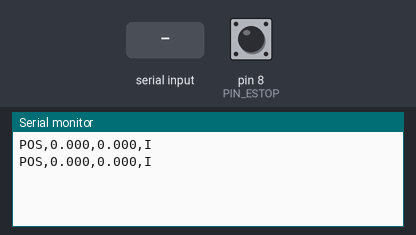
This sketch was run on a simulated Arduino Uno, built with avr-gcc and run on an emulated ATmega328P. On the bench: the last lines printed to the serial monitor. Inputs (shaded band) come from the test bench; at power-on: pin 8 (PIN_ESTOP) HIGH.

Above: at 1.2 s.
1.3 s: pin 8 (PIN_ESTOP) pulled LOW for 0.15 s
At 1.43 s:
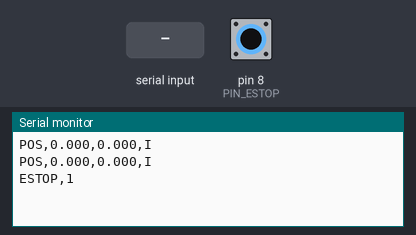
2.9 s: "X,1\n" received over Serial
At 3.8 s:
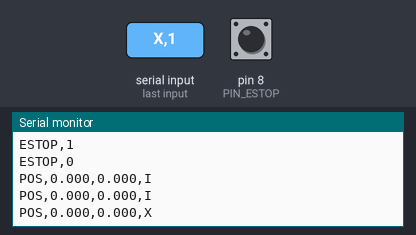
5.5 s: "P\n" received over Serial
At 5.9 s:
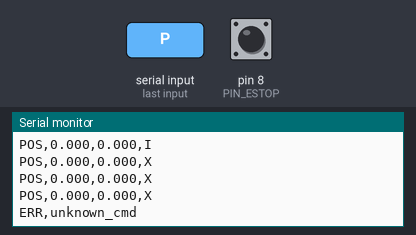

The sketch:

AutoPongGantry.ino
```cpp
// AutoPongGantry.ino
// Minimal 2-axis STEP/DIR controller that accepts simple serial commands.
// Requires AccelStepper library.

#include <AccelStepper.h>

/////////////////////// HARDWARE MAP ///////////////////////
// Motor 1 (X): DM556  PUL- -> D5 , DIR- -> D4  (PUL+/DIR+ tied to +5V)
#define PIN_X_STEP 5
#define PIN_X_DIR  4

// Motor 2 (Y): DM556  PUL- -> D6 , DIR- -> D7  (PUL+/DIR+ tied to +5V)
#define PIN_Y_STEP 6
#define PIN_Y_DIR  7

// E-Stop (NC recommended): switch to GND, uses INPUT_PULLUP
#define PIN_ESTOP  8

// Logic polarity (typical for PUL+/DIR+ tied to +5V)
const bool STEP_ACTIVE_LOW = true;   // DM556 opto turns on when PUL- is LOW
const bool X_DIR_INVERT    = false;  // flip if X runs the wrong way
const bool Y_DIR_INVERT    = false;  // flip if Y runs the wrong way
///////////////////////////////////////////////////////////

/////////////////////// KINEMATICS /////////////////////////
// steps per mm (microsteps * steps_per_rev / mm_per_rev)
const float STEPS_PER_MM_X = 80.0f;
const float STEPS_PER_MM_Y = 80.0f;

/////////////////////// LIMITS /////////////////////////////
float MAX_V_NORMAL = 300.0f;   // mm/s
float MAX_A_NORMAL = 1500.0f;  // mm/s^2
float MAX_V_FAST   = 600.0f;   // SMART (U) only
float MAX_A_FAST   = 4000.0f;

const unsigned long STATUS_PERIOD_MS = 1000;
///////////////////////////////////////////////////////////

AccelStepper stepX(AccelStepper::DRIVER, PIN_X_STEP, PIN_X_DIR);
AccelStepper stepY(AccelStepper::DRIVER, PIN_Y_STEP, PIN_Y_DIR);

enum Mode { MODE_IDLE, MODE_TARGET, MODE_SMART, MODE_STOP, MODE_REHOME };
Mode mode = MODE_IDLE;

float tgt_x_mm = 0.0f, tgt_y_mm = 0.0f;
unsigned long lastStatus = 0;
String rx;

volatile bool estopActive = false;   // live input state
bool estopLatched = false;           // latched state while pressed

void setLimitsForMode() {
  if (mode == MODE_SMART) {
    stepX.setMaxSpeed(MAX_V_FAST * STEPS_PER_MM_X);
    stepY.setMaxSpeed(MAX_V_FAST * STEPS_PER_MM_Y);
    stepX.setAcceleration(MAX_A_FAST * STEPS_PER_MM_X);
    stepY.setAcceleration(MAX_A_FAST * STEPS_PER_MM_Y);
  } else {
    stepX.setMaxSpeed(MAX_V_NORMAL * STEPS_PER_MM_X);
    stepY.setMaxSpeed(MAX_V_NORMAL * STEPS_PER_MM_Y);
    stepX.setAcceleration(MAX_A_NORMAL * STEPS_PER_MM_X);
    stepY.setAcceleration(MAX_A_NORMAL * STEPS_PER_MM_Y);
  }
}

long mm2stepsX(float mm) { return lroundf(mm * STEPS_PER_MM_X); }
long mm2stepsY(float mm) { return lroundf(mm * STEPS_PER_MM_Y); }
float steps2mmX(long st) { return (float)st / STEPS_PER_MM_X; }
float steps2mmY(long st) { return (float)st / STEPS_PER_MM_Y; }

void sendStatus() {
  float x = steps2mmX(stepX.currentPosition());
  float y = steps2mmY(stepY.currentPosition());
  char m = (mode == MODE_IDLE)   ? 'I' :
           (mode == MODE_TARGET) ? 'T' :
           (mode == MODE_SMART)  ? 'U' :
           (mode == MODE_STOP)   ? 'X' : 'R';
  Serial.print("POS,"); Serial.print(x, 3);
  Serial.print(",");     Serial.print(y, 3);
  Serial.print(",");     Serial.println(m);
}

void gotoTarget(float x_mm, float y_mm) {
  tgt_x_mm = x_mm; tgt_y_mm = y_mm;
  stepX.moveTo(mm2stepsX(tgt_x_mm));
  stepY.moveTo(mm2stepsY(tgt_y_mm));
}

void stopNow() {
  // Halt quickly and hold
  stepX.stop(); stepY.stop();
  stepX.setCurrentPosition(stepX.currentPosition());
  stepY.setCurrentPosition(stepY.currentPosition());
}

void handleLine(String line) {
  line.trim();
  if (line.length() == 0) return;

  // Split by commas
  const int MAXP = 8;
  String parts[MAXP];
  int n = 0, from = 0;
  while (n < MAXP) {
    int idx = line.indexOf(',', from);
    if (idx < 0) { parts[n++] = line.substring(from); break; }
    parts[n++] = line.substring(from, idx);
    from = idx + 1;
  }
  parts[0].toUpperCase();
  String cmd = parts[0];

  // If E-STOP is latched, ignore everything except query
  if (estopLatched) {
    if (cmd == "Q") { sendStatus(); return; }
    Serial.println("ERR,estop_active");
    return;
  }

  if (cmd == "I") {
    mode = MODE_IDLE;
    setLimitsForMode();
  } else if (cmd == "X" || cmd == "STOP") {
    mode = MODE_STOP;
    stopNow();
  } else if (cmd == "R") {
    mode = MODE_REHOME;
    // TODO: implement homing inputs; for now, zero positions
    stepX.setCurrentPosition(0);
    stepY.setCurrentPosition(0);
    mode = MODE_IDLE;
  } else if (cmd == "T") {
    if (n >= 3) {
      float x = parts[1].toFloat();
      float y = parts[2].toFloat();
      if (mode == MODE_IDLE) mode = MODE_TARGET;
      setLimitsForMode();
      gotoTarget(x, y);
    }
  } else if (cmd == "U") {
    // SMART mode: Python plans; Arduino tracks target points
    if (n >= 3) {
      float x = parts[1].toFloat();
      float y = parts[2].toFloat();
      mode = MODE_SMART;
      setLimitsForMode();
      gotoTarget(x, y);
      // vx,vy (parts[3],parts[4]) are accepted but not used here
    }
  } else if (cmd == "P" && n >= 3) {
    // Parameter set: P,KEY,VAL
    String key = parts[1]; key.toUpperCase();
    float val = parts[2].toFloat();
    if      (key == "MAX_V")      MAX_V_NORMAL = val;
    else if (key == "MAX_A")      MAX_A_NORMAL = val;
    else if (key == "MAX_V_FAST") MAX_V_FAST   = val;
    else if (key == "MAX_A_FAST") MAX_A_FAST   = val;
    setLimitsForMode();
    Serial.println("ACK");
  } else if (cmd == "Q") {
    sendStatus();
  } else {
    Serial.println("ERR,unknown_cmd");
  }
}

void setup() {
  Serial.begin(115200);

  // E-Stop as normally-closed to GND (pressed -> LOW)
  pinMode(PIN_ESTOP, INPUT_PULLUP);

  // Configure step/dir polarity
  // setPinsInverted(directionInvert, stepInvert, enableInvert)
  stepX.setPinsInverted(X_DIR_INVERT, STEP_ACTIVE_LOW, false);
  stepY.setPinsInverted(Y_DIR_INVERT, STEP_ACTIVE_LOW, false);

  // (Optional) enable pins not used in this wiring
  stepX.setEnablePin(-1);
  stepY.setEnablePin(-1);

  setLimitsForMode();
  sendStatus();
}

void loop() {
  // --- E-STOP handling (edge detect & latch while pressed) ---
  bool pressed = (digitalRead(PIN_ESTOP) == LOW);
  if (pressed && !estopLatched) {
    estopLatched = true;
    stopNow();
    stepX.disableOutputs();
    stepY.disableOutputs();
    mode = MODE_STOP;
    Serial.println("ESTOP,1");
  } else if (!pressed && estopLatched) {
    // Released -> allow commands again; remain IDLE until told otherwise
    estopLatched = false;
    stepX.enableOutputs();
    mode = MODE_IDLE;
    Serial.println("ESTOP,0");
    sendStatus();
  }

  // --- Serial parsing ---
  while (Serial.available()) {
    char c = (char)Serial.read();
    if (c == '\n' || c == '\r') {
      if (rx.length() > 0) { handleLine(rx); rx = ""; }
    } else {
      rx += c;
      if (rx.length() > 200) rx = ""; // basic flood protection
    }
  }

  // --- Motion (no motion while estopLatched) ---
  if (!estopLatched) {
    stepX.run();
    stepY.run();
  }

  // --- Periodic status ---
  unsigned long now = millis();
  if (now - lastStatus >= STATUS_PERIOD_MS) {
    lastStatus = now;
    sendStatus();
  }
}
```

Measured:
- after the input at 1.3 s, the serial monitor: prints a new line at once (image 1)
- after the input at 2.9 s, the serial monitor: prints a new line after 0.10 s (image 2)
- after the input at 5.5 s, the serial monitor: prints a new line at once (image 3)
